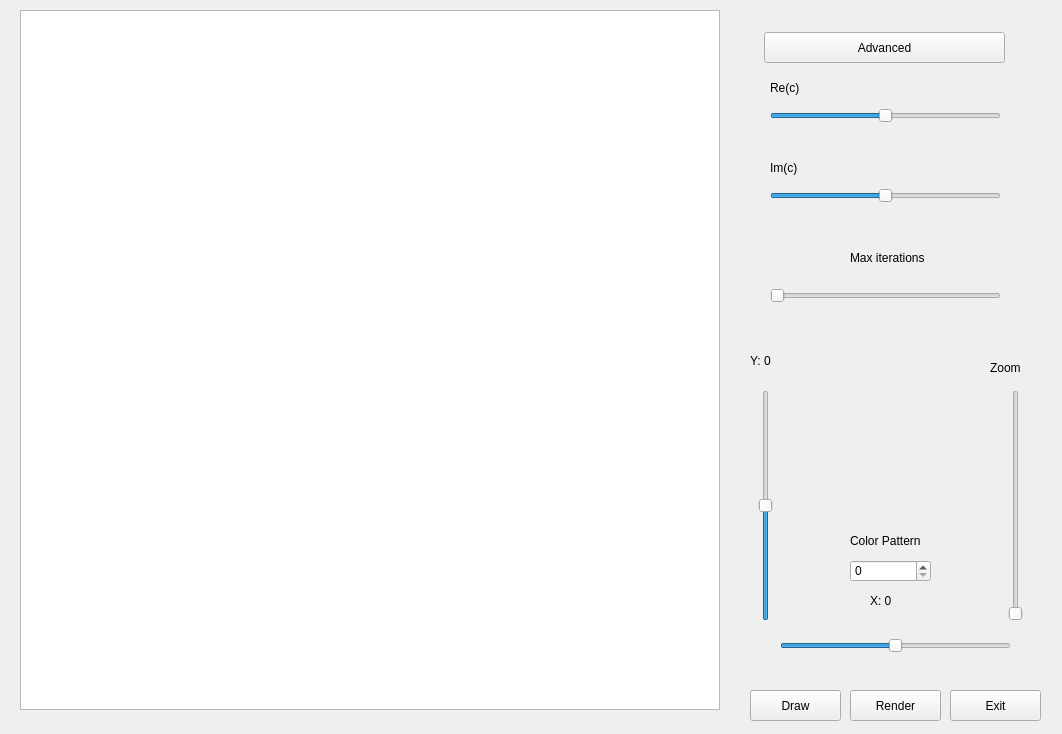
<?xml version="1.0" encoding="UTF-8"?>
<ui version="4.0">
 <class>juliaSet</class>
 <widget class="QMainWindow" name="juliaSet">
  <property name="geometry">
   <rect>
    <x>0</x>
    <y>0</y>
    <width>1062</width>
    <height>734</height>
   </rect>
  </property>
  <property name="minimumSize">
   <size>
    <width>650</width>
    <height>600</height>
   </size>
  </property>
  <property name="maximumSize">
   <size>
    <width>6500</width>
    <height>7000</height>
   </size>
  </property>
  <property name="windowTitle">
   <string>Julia's Set</string>
  </property>
  <widget class="QWidget" name="centralwidget">
   <widget class="QGraphicsView" name="graphicsView">
    <property name="geometry">
     <rect>
      <x>20</x>
      <y>10</y>
      <width>700</width>
      <height>700</height>
     </rect>
    </property>
   </widget>
   <widget class="QPushButton" name="exitButton">
    <property name="geometry">
     <rect>
      <x>950</x>
      <y>690</y>
      <width>91</width>
      <height>31</height>
     </rect>
    </property>
    <property name="text">
     <string>Exit</string>
    </property>
   </widget>
   <widget class="QPushButton" name="drawButton">
    <property name="geometry">
     <rect>
      <x>750</x>
      <y>690</y>
      <width>91</width>
      <height>31</height>
     </rect>
    </property>
    <property name="text">
     <string>Draw</string>
    </property>
   </widget>
   <widget class="QSlider" name="xSlider">
    <property name="geometry">
     <rect>
      <x>780</x>
      <y>630</y>
      <width>231</width>
      <height>31</height>
     </rect>
    </property>
    <property name="minimum">
     <number>-5000</number>
    </property>
    <property name="maximum">
     <number>5000</number>
    </property>
    <property name="pageStep">
     <number>1</number>
    </property>
    <property name="orientation">
     <enum>Qt::Horizontal</enum>
    </property>
   </widget>
   <widget class="QSlider" name="ySlider">
    <property name="geometry">
     <rect>
      <x>750</x>
      <y>390</y>
      <width>31</width>
      <height>231</height>
     </rect>
    </property>
    <property name="minimum">
     <number>-5000</number>
    </property>
    <property name="maximum">
     <number>5000</number>
    </property>
    <property name="pageStep">
     <number>1</number>
    </property>
    <property name="orientation">
     <enum>Qt::Vertical</enum>
    </property>
   </widget>
   <widget class="QLabel" name="ySliderLabel">
    <property name="geometry">
     <rect>
      <x>750</x>
      <y>350</y>
      <width>41</width>
      <height>21</height>
     </rect>
    </property>
    <property name="text">
     <string>Y: 0</string>
    </property>
   </widget>
   <widget class="QLabel" name="zSliderLabel">
    <property name="geometry">
     <rect>
      <x>870</x>
      <y>590</y>
      <width>41</width>
      <height>21</height>
     </rect>
    </property>
    <property name="text">
     <string>X: 0</string>
    </property>
   </widget>
   <widget class="QSlider" name="zSlider">
    <property name="geometry">
     <rect>
      <x>1000</x>
      <y>390</y>
      <width>31</width>
      <height>231</height>
     </rect>
    </property>
    <property name="minimum">
     <number>0</number>
    </property>
    <property name="maximum">
     <number>100</number>
    </property>
    <property name="pageStep">
     <number>1</number>
    </property>
    <property name="orientation">
     <enum>Qt::Vertical</enum>
    </property>
   </widget>
   <widget class="QSlider" name="nDagreeslider">
    <property name="geometry">
     <rect>
      <x>770</x>
      <y>280</y>
      <width>231</width>
      <height>31</height>
     </rect>
    </property>
    <property name="minimum">
     <number>10</number>
    </property>
    <property name="maximum">
     <number>10000</number>
    </property>
    <property name="pageStep">
     <number>1</number>
    </property>
    <property name="sliderPosition">
     <number>10</number>
    </property>
    <property name="orientation">
     <enum>Qt::Horizontal</enum>
    </property>
   </widget>
   <widget class="QLabel" name="nDagreeLabel">
    <property name="geometry">
     <rect>
      <x>850</x>
      <y>250</y>
      <width>111</width>
      <height>16</height>
     </rect>
    </property>
    <property name="text">
     <string>Max iterations</string>
    </property>
   </widget>
   <widget class="QLabel" name="zoomLabel">
    <property name="geometry">
     <rect>
      <x>990</x>
      <y>360</y>
      <width>61</width>
      <height>16</height>
     </rect>
    </property>
    <property name="text">
     <string>Zoom</string>
    </property>
   </widget>
   <widget class="QSlider" name="cImSlider">
    <property name="geometry">
     <rect>
      <x>770</x>
      <y>180</y>
      <width>231</width>
      <height>31</height>
     </rect>
    </property>
    <property name="minimum">
     <number>-10000</number>
    </property>
    <property name="maximum">
     <number>10000</number>
    </property>
    <property name="pageStep">
     <number>10</number>
    </property>
    <property name="orientation">
     <enum>Qt::Horizontal</enum>
    </property>
   </widget>
   <widget class="QSlider" name="cReSlider">
    <property name="geometry">
     <rect>
      <x>770</x>
      <y>100</y>
      <width>231</width>
      <height>31</height>
     </rect>
    </property>
    <property name="minimum">
     <number>-10000</number>
    </property>
    <property name="maximum">
     <number>10000</number>
    </property>
    <property name="pageStep">
     <number>10</number>
    </property>
    <property name="orientation">
     <enum>Qt::Horizontal</enum>
    </property>
   </widget>
   <widget class="QSpinBox" name="cPattern">
    <property name="geometry">
     <rect>
      <x>850</x>
      <y>560</y>
      <width>81</width>
      <height>22</height>
     </rect>
    </property>
    <property name="maximum">
     <number>5</number>
    </property>
   </widget>
   <widget class="QLabel" name="ColorPattern">
    <property name="geometry">
     <rect>
      <x>850</x>
      <y>530</y>
      <width>81</width>
      <height>21</height>
     </rect>
    </property>
    <property name="text">
     <string>Color Pattern</string>
    </property>
   </widget>
   <widget class="QLabel" name="imC">
    <property name="geometry">
     <rect>
      <x>770</x>
      <y>160</y>
      <width>131</width>
      <height>16</height>
     </rect>
    </property>
    <property name="text">
     <string>Im(c)</string>
    </property>
   </widget>
   <widget class="QLabel" name="reC">
    <property name="geometry">
     <rect>
      <x>770</x>
      <y>80</y>
      <width>141</width>
      <height>16</height>
     </rect>
    </property>
    <property name="text">
     <string>Re(c)</string>
    </property>
   </widget>
   <widget class="QPushButton" name="drawButton_2">
    <property name="geometry">
     <rect>
      <x>850</x>
      <y>690</y>
      <width>91</width>
      <height>31</height>
     </rect>
    </property>
    <property name="text">
     <string>Render</string>
    </property>
   </widget>
   <widget class="QPushButton" name="pushButton">
    <property name="geometry">
     <rect>
      <x>764</x>
      <y>32</y>
      <width>241</width>
      <height>31</height>
     </rect>
    </property>
    <property name="text">
     <string>Advanced</string>
    </property>
   </widget>
  </widget>
 </widget>
 <resources/>
 <connections>
  <connection>
   <sender>exitButton</sender>
   <signal>clicked()</signal>
   <receiver>juliaSet</receiver>
   <slot>close()</slot>
   <hints>
    <hint type="sourcelabel">
     <x>551</x>
     <y>559</y>
    </hint>
    <hint type="destinationlabel">
     <x>586</x>
     <y>497</y>
    </hint>
   </hints>
  </connection>
 </connections>
</ui>
